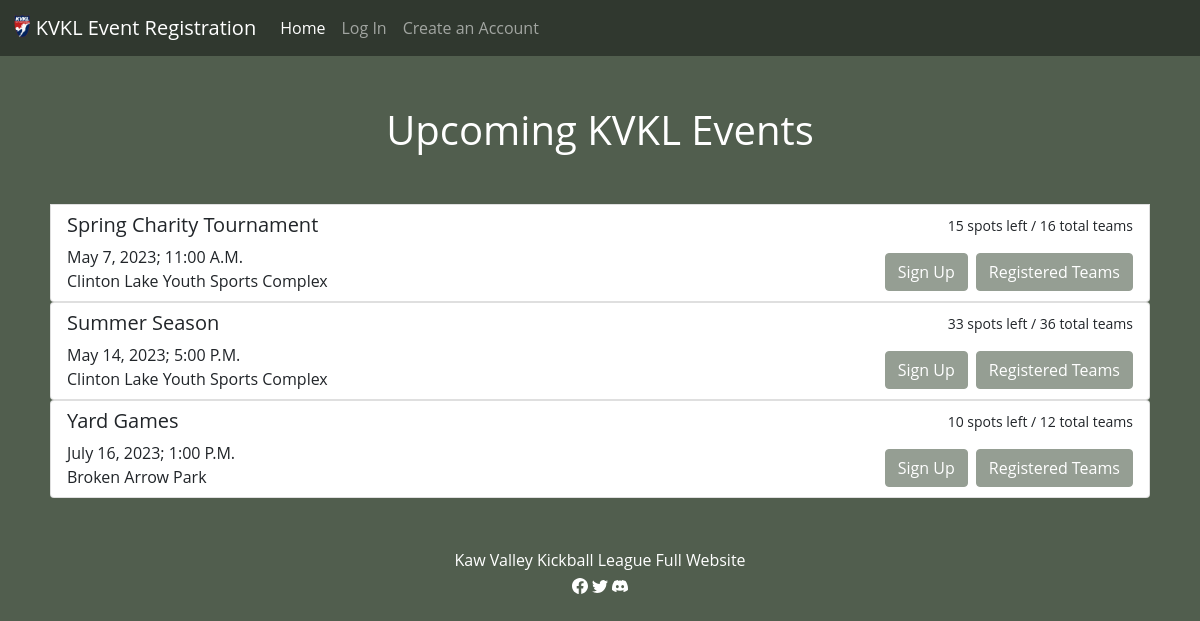
Before: / with the older database file.
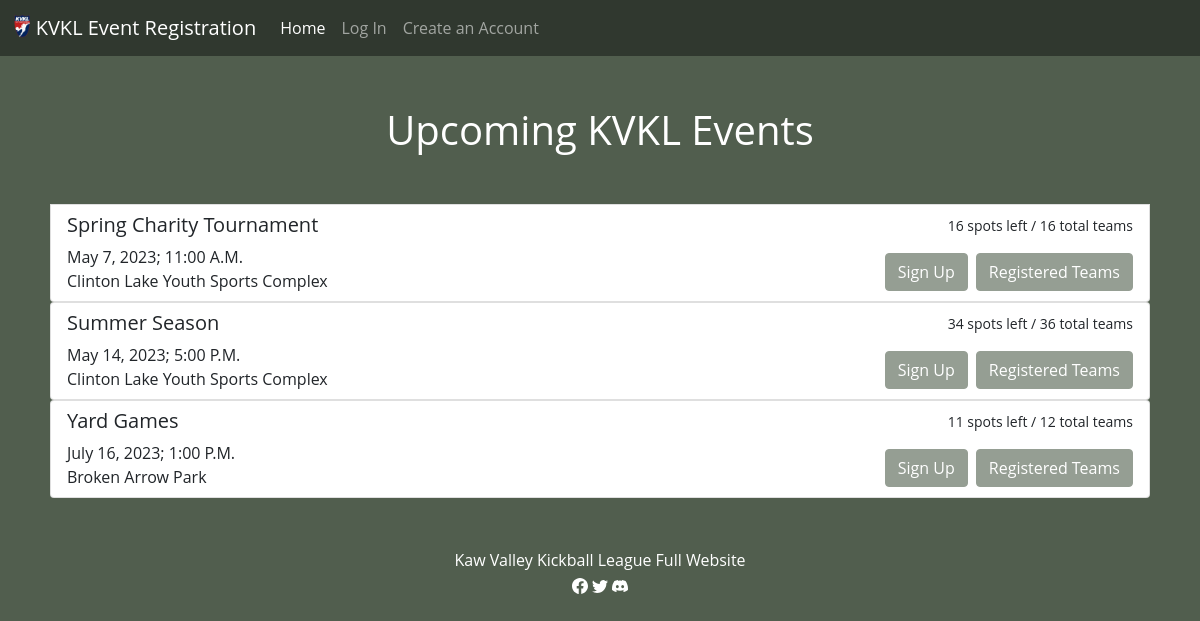
After: the same page with the newer database file.
### tables this page shows
CREATE TABLE events (id INTEGER NOT NULL PRIMARY KEY AUTOINCREMENT, event_name TEXT NOT NULL, month TEXT NOT NULL, day TEXT NOT NULL, year YEAR NOT NULL, time TEXT NOT NULL, location TEXT NOT NULL, number_teams INTEGER NOT NULL, spots_available INTEGER NOT NULL);

### app.py (the view)
@app.route("/", methods=["GET"])
def index():
    events = db.execute("SELECT * FROM events")
    for event in events:
        event["teams"] = db.execute("SELECT team_name, id, sponsor FROM teams where event_id = ?", event["id"])
    for event in events:
        for team in event["teams"]:
            team["players"] = db.execute("SELECT first_name, last_name, accounts.id, captain FROM accounts INNER JOIN registered_players ON accounts.id = registered_players.player_id WHERE team_id = ?", team["id"])
    return render_template("index.html", events=events)

### templates/index.html (shortened to what this page needs)
{% extends "layout.html" %}
{% block main %}
    <h1 class="page-title">Upcoming KVKL Events</h1>
    <div class="homepage">
        {% for event in events %}
            <div class="list-group list-group-item container">
                <div class="row">
                    <div class="col">
                        <h5>{{ event.event_name }}</h5>
                        <div>{{ event.month }} {{ event.day }}, {{ event.year }}; {{ event.time }}</div>
                        <div>{{ event.location }}</div>
                    </div>
                    <div class="col text-end">
                        <small>{{ event.spots_available }} spots left / {{ event.number_teams }} total teams</small>
                        <div class="d-flex w-100 justify-content-end mt-3">
                            <div class="me-2"><button type="button" class="btn btn-kvkl" data-bs-toggle="modal" data-bs-target="#modal{{event.id}}">Sign Up</button></div>
                            <div>
                                <button type="button" value="{{ event.id }}" name="event_id" class="btn btn-kvkl" data-bs-toggle="collapse" data-bs-target="#collapse{{event.id}}" aria-expanded="false" aria-controls="collapseExample">Registered Teams</button>
                            </div>
                        </div>
                    </div>
                </div>
            </div>
        {% endfor %}
    </div>
{% endblock %}

### templates/layout.html (shortened to what this page needs)
<!DOCTYPE html>
<html lang="en">
    <head>
        <link href="https://cdn.jsdelivr.net/npm/bootstrap@5.1.3/dist/css/bootstrap.min.css" rel="stylesheet">
        <link href="/static/styles.css" rel="stylesheet" type="text/css">
    </head>
    <body>
        <nav class="navbar navbar-expand-lg navbar-dark">
            <div class="container-fluid">
              <a class="navbar-brand" href="/"><img src="/static/kvkl-logo.gif" alt="logo" width="auto" height="24" class="d-inline-block align-text-top">
                KVKL Event Registration</a>
              <div class="collapse navbar-collapse" id="navbarNavAltMarkup">
                {% if session["user_id"] %}
                    <div class="navbar-nav">
                        <a class="nav-link active" aria-current="page" href="/">Home</a>
                        <a class="nav-link" href="/profile">Profile</a>
                        <a class="nav-link" href="/event_select">Join a Team</a>
                        <a class="nav-link" href="/team_register">Register a Team</a>
                        <a class="nav-link" href="/logout">Sign Out</a>
                    </div>
                {% else %}
                    <div class="navbar-nav">
                        <a class="nav-link active" aria-current="page" href="/">Home</a>
                        <a class="nav-link" href="/login">Log In</a>
                        <a class="nav-link" href="/account">Create an Account</a>
                    </div>
                {% endif %}
              </div>
            </div>
          </nav>
        <main>
            {% block main %}{% endblock %}
        </main>
        <footer>
            <div>
                <a class="footer" href="https://kawvalleykickball.com">Kaw Valley Kickball League Full Website</a>
            </div>
            <a class="footer" href="https://www.facebook.com/KawValleyKickballLeague/"></a>
              <a class="footer" href="https://twitter.com/KVKL"></a>
              <a class="footer" href="https://discord.gg/kqvm6BCvDr"></a>
        </footer>
    </body>
</html>

### static/styles.css (style rules this page uses)
body { font-family: Open Sans,Arial,sans-serif; background-color: #515e4e; color: white; }
footer { text-align: center; color: white; margin-top: 50px; }
a.footer { all: unset; }
div.homepage { margin-bottom: 50px; padding-left: 50px; padding-right: 50px; }
h1.page-title { text-align: center; margin-top: 50px; margin-bottom: 50px; }
.navbar { background-color: #30382f; }
div.modal-header, div.modal-body, div.collapse { color: black; }
.btn-kvkl { background-color: #959e93; border-color: #959e93; color: white; }

Changed rows visible on the page:
changed events "Spring Charity Tournament": spots_available "15" → "16"
changed events "Summer Season": spots_available "33" → "34"
changed events "Yard Games": spots_available "10" → "11"
